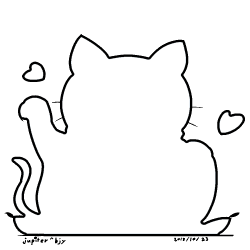
#> input picture 64190883/outline.png, 250 x 250 px
$ python main.py
#> lines starting #> are read from the running program, lines starting #| are printed output that depends on the picture
from PIL import Image, ImageChops

source = Image.open("outline.png")
#> source is the input picture: PIL image 250x250 RGBA; mean R, G, B, A 120.1, 120.1, 120.2, 131.8
print(source.mode)
#| RGBA
source = source.convert("RGBA")

mask = Image.open("mask.png")
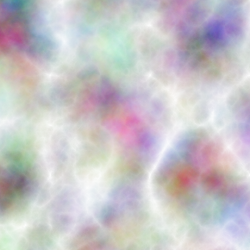
#> input picture 64190883/mask.png, 250 x 250 px
#> mask is the input picture: PIL image 250x250 RGB; mean R, G, B 199.3, 195.7, 199.9
print(mask.mode)
#| RGB
mask = mask.convert("RGBA")
#> mask: PIL image 250x250 RGBA

output = ImageChops.multiply(source, mask)
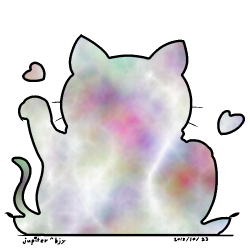
#> output: PIL image 250x250 RGBA; mean R, G, B, A 96.7, 93.5, 95.2, 131.8; transparent parts drawn white
output.save("output.png")
